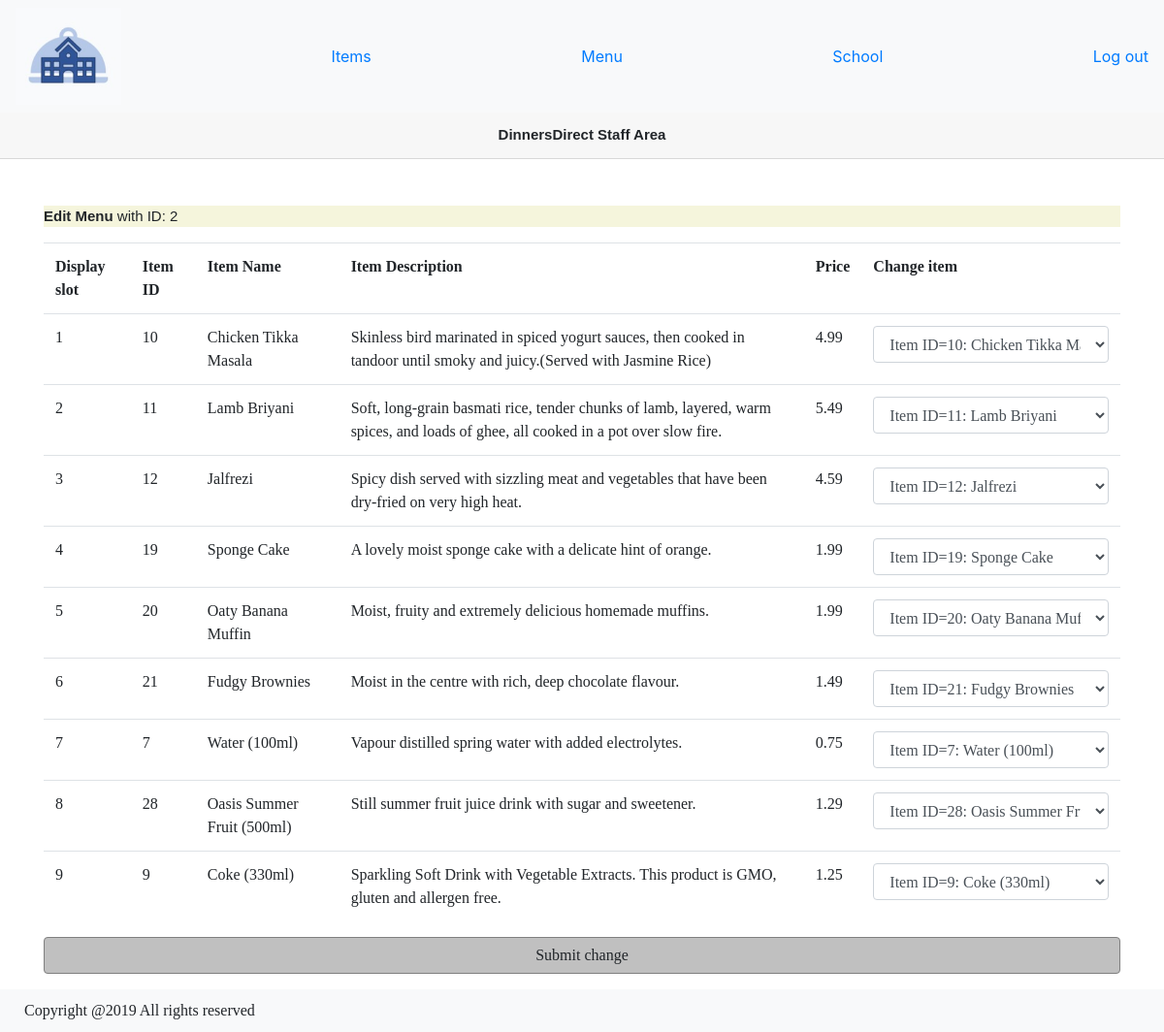
/public/staff/menu_edit.php?id=2, run on the app's committed database.
### tables this page shows
CREATE TABLE display_menu (
  menu_id int(10) UNSIGNED NOT NULL,
  display_id int(10) UNSIGNED NOT NULL,
  item_id int(10) UNSIGNED NOT NULL,
  last_update TIMESTAMP NOT NULL DEFAULT CURRENT_TIMESTAMP  ON UPDATE CURRENT_TIMESTAMP,
  PRIMARY KEY(menu_id, display_id, item_id),
  FOREIGN KEY(menu_id) REFERENCES list_of_menus(menu_id) ON DELETE RESTRICT ON UPDATE CASCADE,
  FOREIGN KEY(item_id) REFERENCES item(item_id) ON DELETE RESTRICT ON UPDATE CASCADE
);

CREATE TABLE item (
  item_id int(10) UNSIGNED NOT NULL AUTO_INCREMENT,
  item_image text NOT NULL,
  item_name text NOT NULL,
  item_price double(10,2) UNSIGNED NOT NULL,
  item_description text NOT NULL,
  last_update TIMESTAMP NOT NULL DEFAULT CURRENT_TIMESTAMP  ON UPDATE CURRENT_TIMESTAMP,
  PRIMARY KEY(item_id)
);

### private/functions.php (called while the page is built, shortened)
<?php
function get_all($db, $table_name) {
    $query = "SELECT * FROM $table_name";
    $data = mysqli_query($db, $query);
    return $data;
}
function get_menu ($db, $menu_id) {
    $query = "SELECT * FROM display_menu JOIN item USING (item_id) WHERE menu_id = '$menu_id'";
    $result = mysqli_query($db, $query);
    $data = [];
    while($row = mysqli_fetch_assoc($result)) {
        array_push($data,$row);
    }
    return $data;
}
?>

### public/staff/menu_edit.php (the view, shortened to what this page needs)
<?php require_once($_SERVER['DOCUMENT_ROOT'] . "/COMP0034_GroupK/private/initialize.php"); ?>
<?php require_once('staff_header.php');
$menu_id = $_GET['id'] ?? '1';
$menu_data = get_menu($db, $menu_id);
$all_items_sql = get_all($db, 'item');
$all_items = array();
while($item = mysqli_fetch_assoc($all_items_sql)) {
    array_push($all_items,$item);
}
?>
<div class="container">
    <header><strong>Edit Menu</strong> with ID: <?php echo $menu_id;?></header>
    <form method="post" action="">
        <table class="table table-responsive">
            <tr>
                <th class='font-weight-bolder'>Display slot</th>
                <th class='font-weight-bolder'>Item ID</th>
                <th class='font-weight-bolder'>Item Name</th>
                <th class='font-weight-bolder'>Item Description</th>
                <th class='font-weight-bolder'>Price</th>
                <th class='font-weight-bolder'>Change item</th>
            </tr>
            <?php for ($i = 0; $i < count($menu_data); $i++) {?>
                <tr>
                    <td><?php echo $menu_data[$i]['display_id'];?></td>
                    <td><?php echo $menu_data[$i]['item_id'];?></td>
                    <td><?php echo $menu_data[$i]['item_name'];?></td>
                    <td><?php echo $menu_data[$i]['item_description'];?></td>
                    <td><?php echo $menu_data[$i]['item_price'];?></td>
                    <td>
                        <select  name="display_slot<?php echo $menu_data[$i]['display_id'];?>" class="form-control">
                            <?php for($j = 0; $j < count($all_items); $j++) {
                                if($all_items[$j]['item_id'] == $menu_data[$i]['item_id']) {?>
                                    <option selected="selected" value="<?php echo $all_items[$j]['item_id'];?>"><?php echo "Item ID=" . $all_items[$j]['item_id'] . ": " . $all_items[$j]['item_name'];?></option>
                                <?php }else { ?>
                                    <option value="<?php echo $all_items[$j]['item_id'];?>"><?php echo "Item ID=" . $all_items[$j]['item_id'] . ": " . $all_items[$j]['item_name'];?></option>
                                <?php } ?>
                            <?php }?>
                        </select>
                    </td>
                </tr>
            <?php }?>
        </table>
        <div class="form-group">
            <button class="btn-block button2" type="submit">Submit change</button>
        </div>
    </form>
</div>
<?php require_once('staff_footer.php');?>

### public/stylesheets/dinnersDirect.css (style rules this page uses)
header { background-color: beige; font-size: 15px; font-family: helvetica; }
.button2 { font-weight: 400; color: #212529; text-align: center; vertical-align: middle; -webkit-user-select: none; -moz-user-select: none; -ms-user-select: none; user-select: none; padding: 0.375rem 0.75rem; font-size: 1rem; line-height: 1.5; border-radius: 0.25rem; transition: color 0.15s ease-in-out, background-color 0.15s ease-in-out, border-color 0.15s ease-in-out, box-shadow 0.15s ease-in-out; background-color: silver; border: 1px solid grey; }
body { min-height: 100%; }
h1, .container, .container-fluid, label { font-family: Palatino !important; }

### data on the page
display_menu: display "1", item "10", item.item_name "Chicken Tikka Masala", item.item_description "Skinless bird marinated in spiced yogurt sauces, then cooked in tandoor until smoky and juicy.(Served with Jasmine Rice)", item.item_price "4.99", item+display "Item ID=10: Chicken Tikka Masala"
display_menu: display "2", item "11", item.item_name "Lamb Briyani", item.item_description "Soft, long-grain basmati rice, tender chunks of lamb, layered, warm spices, and loads of ghee, all cooked in a pot over slow fire.", item.item_price "5.49", item+display "Item ID=11: Lamb Briyani"
display_menu: display "3", item "12", item.item_name "Jalfrezi", item.item_description "Spicy dish served with sizzling meat and vegetables that have been dry-fried on very high heat.", item.item_price "4.59", item+display "Item ID=12: Jalfrezi"
display_menu: display "4", item "19", item.item_name "Sponge Cake", item.item_description "A lovely moist sponge cake with a delicate hint of orange.", item.item_price "1.99", item+display "Item ID=19: Sponge Cake"
display_menu: display "5", item "20", item.item_name "Oaty Banana Muffin", item.item_description "Moist, fruity and extremely delicious homemade muffins.", item.item_price "1.99", item+display "Item ID=20: Oaty Banana Muffin"
display_menu: display "6", item "21", item.item_name "Fudgy Brownies", item.item_description "Moist in the centre with rich, deep chocolate flavour.", item.item_price "1.49", item+display "Item ID=21: Fudgy Brownies"
display_menu: display "7", item "7", item.item_name "Water (100ml)", item.item_description "Vapour distilled spring water with added electrolytes.", item.item_price "0.75", item+display "Item ID=7: Water (100ml)"
display_menu: display "8", item "28", item.item_name "Oasis Summer Fruit (500ml)", item.item_description "Still summer fruit juice drink with sugar and sweetener.", item.item_price "1.29", item+display "Item ID=28: Oasis Summer Fruit (500ml)"
display_menu: display "9", item "9", item.item_name "Coke (330ml)", item.item_description "Sparkling Soft Drink with Vegetable Extracts. This product is GMO, gluten and allergen free.", item.item_price "1.25", item+display "Item ID=9: Coke (330ml)"

### other printed values
$menu_id "2"
